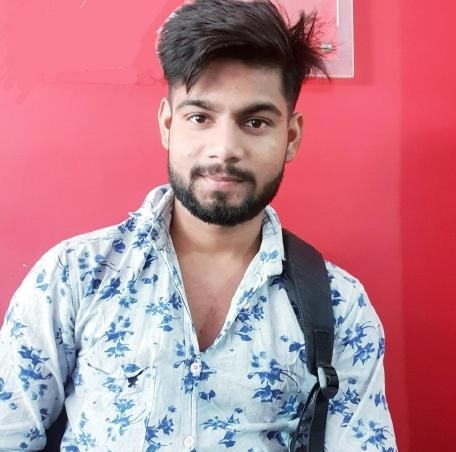
#> input picture Projects/04- Convert Photo into Pencil sketch/dushyantprofile.png, 456 x 452 px
$ python Run.py
#> lines starting #> are read from the running program, lines starting #| are printed output that depends on the picture
#Importing required libraries
import numpy as np
import imageio
import scipy.ndimage
import cv2

# take image input and assign variable to it
img = "dushyantprofile.png"


# function to convert image into sketch
def rgb2gray(rgb):
    # 2 dimensional array to convert image to sketch
    return np.dot(rgb[..., :3], [0.2989, 0.5870, .1140])


def dodge(front, back):

    # if image is greater than 255 (which is not possible) it will convert it to 255
    final_sketch = front*255/(255-back)
    final_sketch[final_sketch > 255] = 255
    final_sketch[back == 255] = 255

    # to convert any suitable existing column to categorical type we will use aspect function
    # and uint8 is for 8-bit signed integer
    return final_sketch.astype('uint8')


ss = imageio.imread(img)
#> ss is the input picture: shape (452, 456, 3); mean R, G, B 190.7, 128.3, 142.2
gray = rgb2gray(ss)
#> in rgb2gray, `return np.dot(rgb[..., :3], [0.2989, 0.5870, .1140])`:
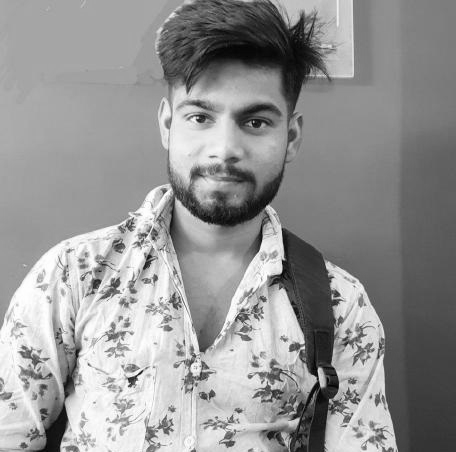
#> returned value: shape (452, 456) float64; min 0.897, max 255, mean 148.6

i = 255-gray
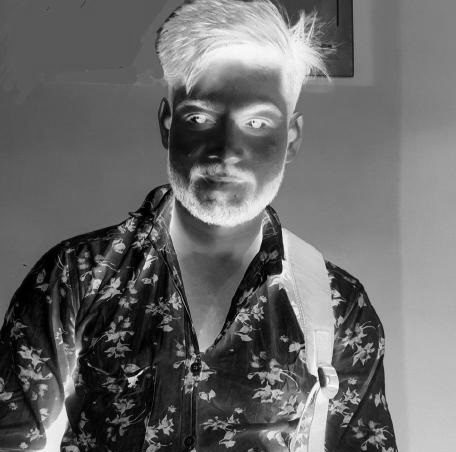
#> i: shape (452, 456) float64; min 0.0255, max 254.1, mean 106.4


# to convert into a blur image
blur = scipy.ndimage.filters.gaussian_filter(i, sigma=13)
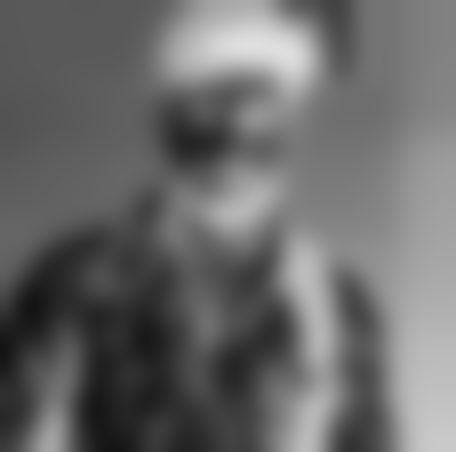
#> blur: shape (452, 456) float64; min 20.83, max 223.4, mean 106.4


# calling the fuction
r = dodge(blur, gray)
#> in dodge, `final_sketch[final_sketch > 255] = 255`:
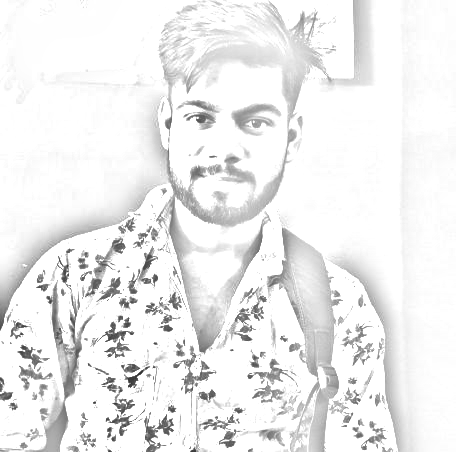
#> final_sketch: shape (452, 456) float64; min 50.08, max 255, mean 238.1


cv2.imwrite('4.png', r)
